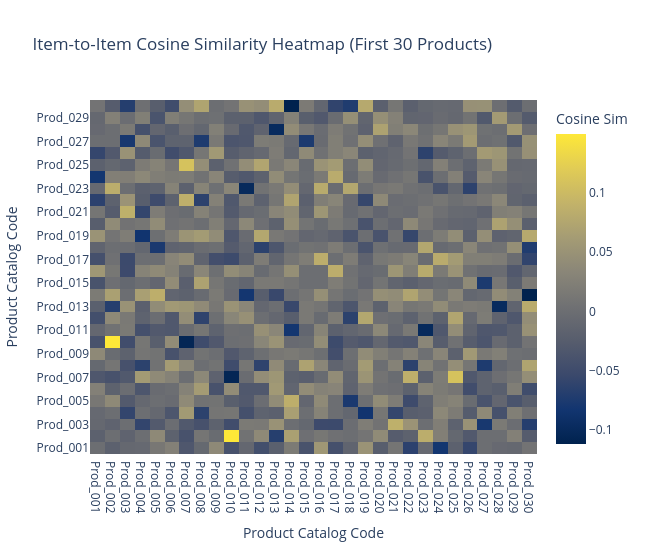

The notebook cell saved with this chart:
### Markdown cell above
## Collaborative Recommendations Matrix Heatmap

Using Plotly, we visualize the item-to-item similarity scores between the first 30 products to reveal item correlation clusters.

### Code cell
# Convert matrix to standard lists for JSON stability
fig = go.Figure(go.Heatmap(
    z=item_similarity[:30, :30].tolist(),
    x=list(df_ratings.columns[:30]),
    y=list(df_ratings.columns[:30]),
    colorscale='Cividis',
    colorbar=dict(title="Cosine Sim")
))

fig.update_layout(
    title='Item-to-Item Cosine Similarity Heatmap (First 30 Products)',
    xaxis_title='Product Catalog Code',
    yaxis_title='Product Catalog Code',
    width=650,
    height=550,
    template='plotly_white'
)

fig.show()

### Figure 1 — Plotly figure (JSON) as saved in the notebook; plotly's stock layout.template omitted (floating-point values rounded to 4 significant figures; data arrays with more than 128 entries replaced by an {"elided": "..."} marker saying what was removed)
{"data": [{"colorbar": {"title": {"text": "Cosine Sim"}}, "colorscale": [[0.0, "#00224e"], [0.1111, "#123570"], [0.2222, "#3b496c"], [0.3333, "#575d6d"], [0.4444, "#707173"], [0.5556, "#8a8678"], [0.6667, "#a59c74"], [0.7778, "#c3b369"], [0.8889, "#e1cc55"], [1.0, "#fee838"]], "x": ["Prod_001", "Prod_002", "Prod_003", "Prod_004", "Prod_005", "Prod_006", "Prod_007", "Prod_008", "Prod_009", "Prod_010", "Prod_011", "Prod_012", "Prod_013", "Prod_014", "Prod_015", "Prod_016", "Prod_017", "Prod_018", "Prod_019", "Prod_020", "Prod_021", "Prod_022", "Prod_023", "Prod_024", "Prod_025", "Prod_026", "Prod_027", "Prod_028", "Prod_029", "Prod_030"], "y": ["Prod_001", "Prod_002", "Prod_003", "Prod_004", "Prod_005", "Prod_006", "Prod_007", "Prod_008", "Prod_009", "Prod_010", "Prod_011", "Prod_012", "Prod_013", "Prod_014", "Prod_015", "Prod_016", "Prod_017", "Prod_018", "Prod_019", "Prod_020", "Prod_021", "Prod_022", "Prod_023", "Prod_024", "Prod_025", "Prod_026", "Prod_027", "Prod_028", "Prod_029", "Prod_030"], "z": {"elided": "30x30 float values"}, "type": "heatmap"}], "layout": {"title": {"text": "Item-to-Item Cosine Similarity Heatmap (First 30 Products)"}, "xaxis": {"title": {"text": "Product Catalog Code"}}, "yaxis": {"title": {"text": "Product Catalog Code"}}, "width": 650, "height": 550}}
